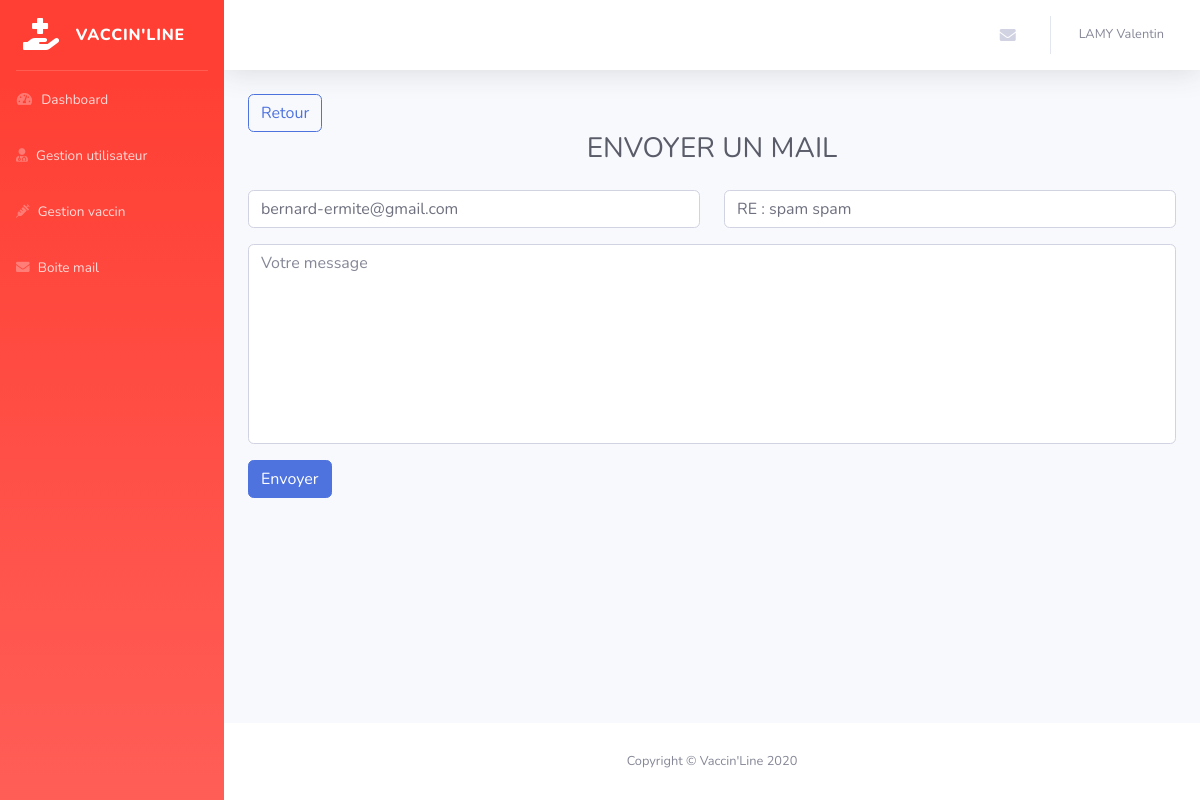
The app's page /admin/reply-mail.php?id=5 (signed in), older data.
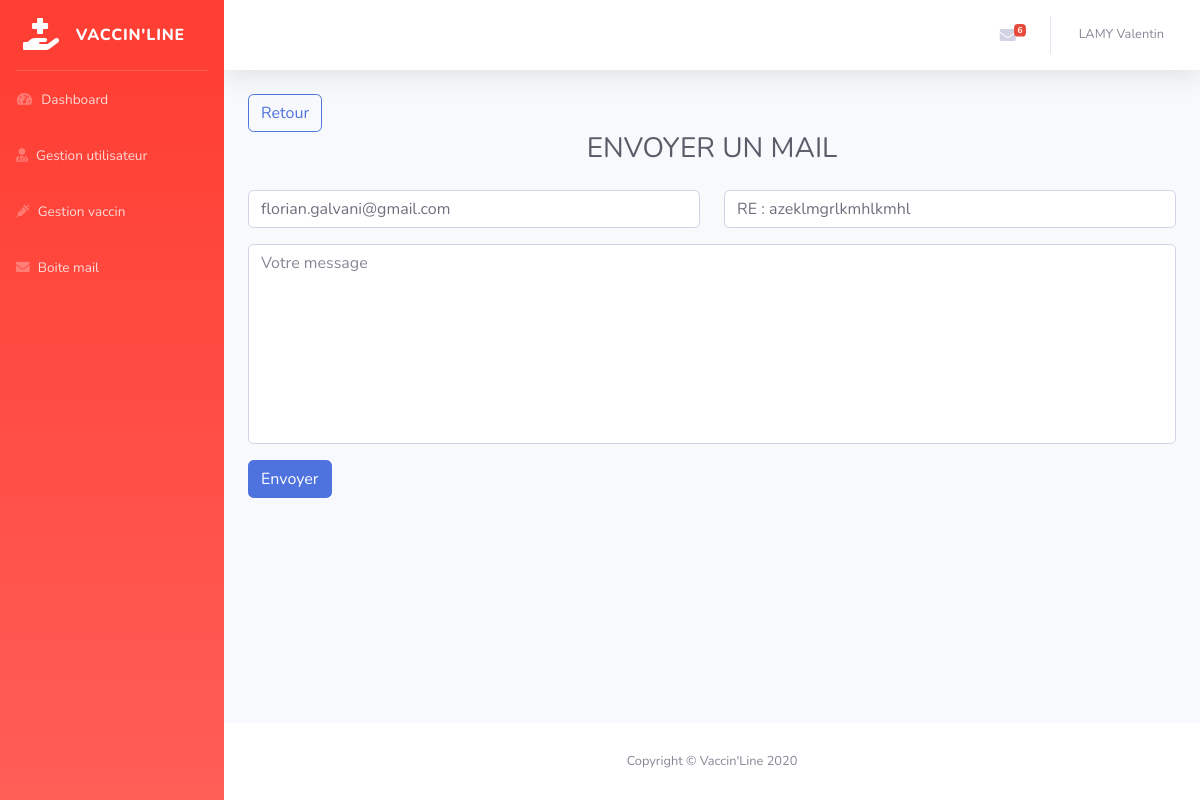
The same page, newer data.
### tables this page shows
CREATE TABLE `vl_contacts` (
  `id` int(11) NOT NULL,
  `email` varchar(150) NOT NULL,
  `message` varchar(255) NOT NULL,
  `created_at` datetime NOT NULL,
  `lu` varchar(3) NOT NULL DEFAULT 'non',
  `object` varchar(255) NOT NULL,
  `status` int(11) NOT NULL DEFAULT 1
);

### inc/function.php (called while the page is built, shortened)
<?php
function TotalNonLu($contacts)
{
  $a = 0;
  foreach ($contacts as $contact) {
    if ($contact['lu'] == 'non') {
      ++$a;
    }
  }
  return $a;
}

### admin/reply-mail.php (the view, shortened to what this page needs)
<?php
include('../inc/pdo.php');
include('../inc/function.php');
$title = 'Envoyer un mail';
$errors = array();
if (!empty($_GET['id']) && is_numeric($_GET['id'])){
  $id = $_GET['id'];
  $sql = "SELECT * FROM vl_contacts WHERE status = 1 AND id = :id";
  $query = $pdo->prepare($sql);
  $query -> bindValue(':id', $id, PDO::PARAM_INT);
  $query->execute();
  $email = $query->fetch();
}
$sql = "SELECT * FROM vl_contacts WHERE status = 1 AND lu = 'non'";
$query = $pdo->prepare($sql);
$query->execute();
$contacts = $query->fetchAll();
include('inc/header-back.php');
 ?>
    <div class="container-fluid">
        <a href="<?php if(!empty($_GET['id'])){echo 'single-mail.php?id='. $_GET['id'];}else{ echo 'list-mail.php';} ?>" class="btn btn-outline-primary">Retour</a>
        <h1 class="h3 mb-4 text-center text-gray-800"><?php echo mb_strtoupper($title); ?></h1>
        <form class="" action="reply-mail.php<?php if(!empty($_GET['id'])){echo '?id='. $_GET['id'];} ?>" method="post">
          <div class="row">
            <div class="col">
              <input type="email" name="couriel" id="couriel" class="form-control <?php if(count($errors['couriel']) != 0) { echo 'is-invalid';} ?>" <?php if(!empty($email)){echo 'value="'. $email['email'] .'"';} else {echo 'placeholder="Email"';} ?>>
            </div>
            <div class="col">
              <input type="text" name="object" id="object" class="form-control <?php if(count($errors['object']) != 0) { echo 'is-invalid';} ?>" <?php if(!empty($email)){echo 'value="RE : '. $email['object'] .'"';} else {echo 'placeholder="Objet"';} ?>>
            </div>
          </div>
          <div class="mb-3">
            <textarea name="content" style="resize: none; height: 200px;" class="form-control <?php if(count($errors['content']) != 0) { echo 'is-invalid';} ?> mt-3" id="content" placeholder="Votre message" required></textarea>
          </div>
          <input type="submit" name="submitted" value="Envoyer" class="btn btn-primary">
        </form>
    </div>
<?php
include('inc/footer-back.php');

### admin/inc/header-back.php (shortened to what this page needs)
<!DOCTYPE html>
<html lang="fr">
<head>
    <link href="vendor/fontawesome-free/css/all.min.css" rel="stylesheet" type="text/css">
    <link href="asset/css/sb-admin-2.min.css" rel="stylesheet">
</head>
<body id="page-top">
    <div id="wrapper">
        <ul class="navbar-nav bg-gradient-primary sidebar sidebar-dark accordion" id="accordionSidebar">
            <a class="sidebar-brand d-flex align-items-center justify-content-center" href="../index.php">
                <div class="sidebar-brand-icon ">
                    <i class="fas fa-hand-holding-medical"></i>
                </div>
                <div class="sidebar-brand-text mx-3">Vaccin'Line</div>
            </a>
            <hr class="sidebar-divider my-0">
            <li class="nav-item">
                <a class="nav-link" href="index.php">
                    <i class="fas fa-fw fa-tachometer-alt"></i>
                    <span>Dashboard</span></a>
                <a class="nav-link" href="manage-user.php">
                    <i class="fas fa-user-md"></i>
                    <span>Gestion utilisateur</span></a>
                <a class="nav-link" href="manage-vaccin.php">
                    <i class="fas fa-syringe"></i>
                    <span>Gestion vaccin</span></a>
                <a class="nav-link" href="list-mail.php">
                    <i class="fas fa-envelope"></i>
                    <span>Boite mail</span></a>
            </li>
        </ul>
        <div id="content-wrapper" class="d-flex flex-column">
            <div id="content">
                <nav class="navbar navbar-expand navbar-light bg-white topbar mb-4 static-top shadow">
                    <ul class="navbar-nav ml-auto">
                        <li class="nav-item dropdown no-arrow mx-1">
                            <a class="nav-link dropdown-toggle" href="#" id="messagesDropdown" role="button"
                                data-toggle="dropdown" aria-haspopup="true" aria-expanded="false">
                                <i class="fas fa-envelope fa-fw"></i>
                                  <?php if (TotalNonLu($contacts) > 0 ): ?>
                                    <span class="badge badge-danger badge-counter"><?php echo TotalNonLu($contacts) ?></span>
                                  <?php endif; ?>
                            </a>
                        </li>
                        <li class="nav-item dropdown no-arrow">
                            <a class="nav-link dropdown-toggle" href="#" id="userDropdown" role="button"
                                data-toggle="dropdown" aria-haspopup="true" aria-expanded="false">
                                <span class="mr-2 d-none d-lg-inline text-gray-600 small"><?php echo mb_strtoupper($_SESSION['user']['nom']) . ' ' . ucfirst($_SESSION['user']['prenom']); ?></span>
                            </a>
                        </li>
                    </ul>
                </nav>

Row changes from the older to the newer data that the page shows:
changed vl_contacts: couriel "bernard-ermite@gmail.com" → "florian.galvani@gmail.com"; object "RE : spam spam" → "RE : azeklmgrlkmhlkmhl"
Text that changed along with them:
TotalNonLu($contacts): (not shown) → "6"
